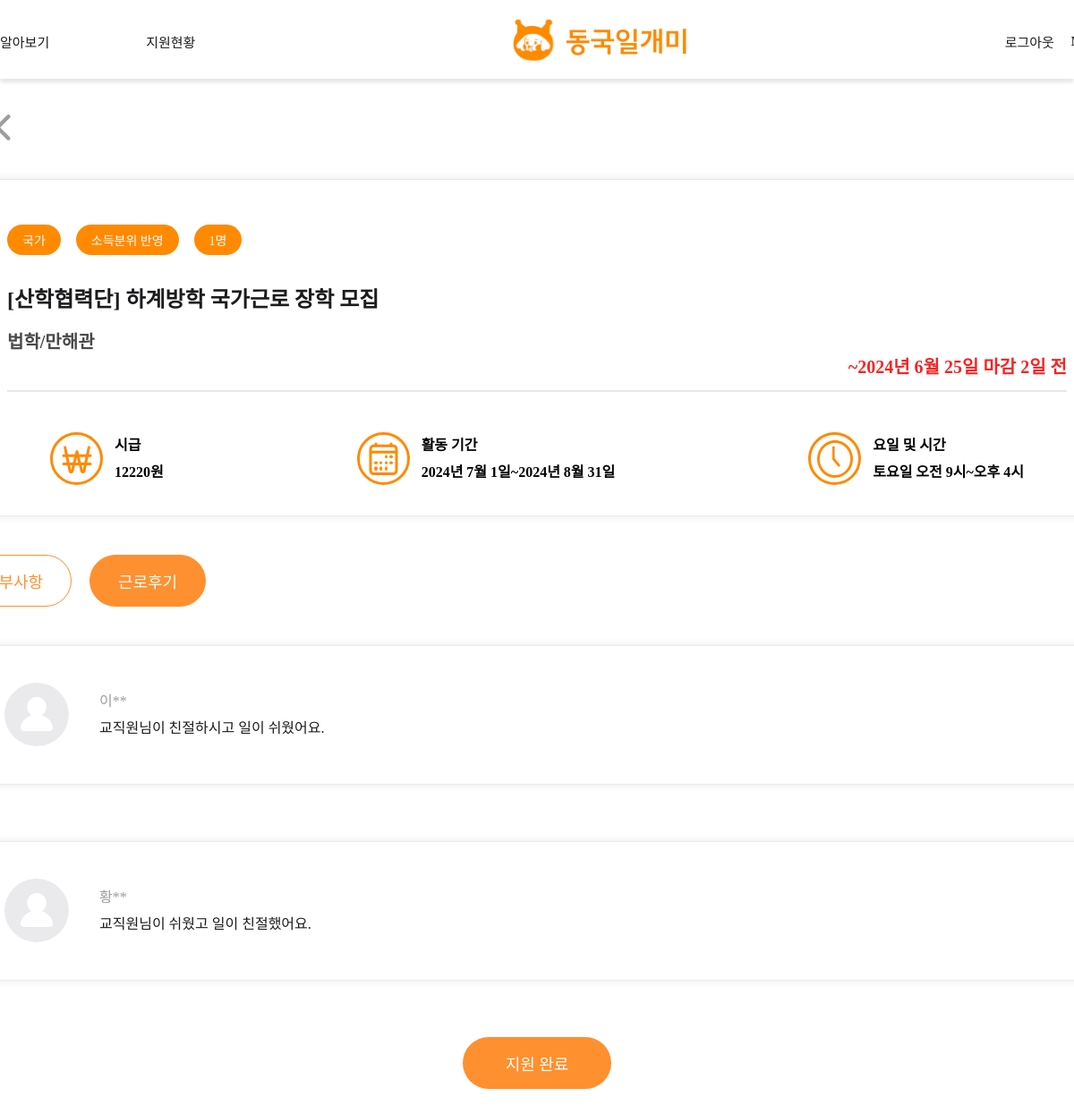
Page /post-detail-review/26 (signed in) on the committed database.
### main/models.py (models this page shows, shortened)
class Post(models.Model):
    writer = models.ForeignKey(User, null=False, blank=False, on_delete=models.CASCADE)
    title = models.CharField(max_length=50)
    organization = models.CharField(max_length=50, null=True)
    department = models.CharField(max_length=50, null=True)
    is_income_bracket = models.PositiveIntegerField(null=False, default=0) #boolean
    start_date = models.DateField(null=True)
    end_date = models.DateField(null=True)
    deadline = models.DateField(null=True)
    day_left = models.IntegerField(null=True)
    place = models.CharField(max_length=50, blank=False)
    time = models.TextField(null=False)
    recruitment = models.PositiveIntegerField(default=0)
    wage = models.PositiveIntegerField(null=True, default=0)
    body = models.TextField()
    file = models.ImageField(upload_to="post/", blank=True, null=True)
    pub_date = models.DateTimeField()
    scrap = models.ManyToManyField(User, related_name='scraped', blank=True, default=None)
    scrap_count = models.PositiveIntegerField(default=0)
    applicated_count = models.PositiveIntegerField(default=0)

class Review(models.Model):
    organization = models.CharField(max_length=50, null=True)
    writer = models.ForeignKey(User, null=False, blank=False, on_delete=models.CASCADE)
    content = models.TextField()

### accounts/models.py (models this page shows)
class Profile(models.Model):
    student_or_staff = models.CharField(max_length=20, blank=False)
    user = models.OneToOneField(User, on_delete=models.CASCADE)
    name = models.CharField(max_length=5, blank=False)
    GENDER_M = "male"
    GENDER_F = "female"
    GENDER_CHOICES = (
    	(GENDER_M, "Male"),
        (GENDER_F, "Female"),
    )
    gender = models.CharField(choices=GENDER_CHOICES, max_length=10, blank=True)
    birth = models.DateField(blank=False, null=True)
    photo = models.ImageField(upload_to="user_photo/", blank=True)
    department = models.CharField(max_length=20, blank=True)
    phone = models.CharField(max_length=20, blank=True)
    email = models.CharField(max_length=50, blank=False)
    student_number = models.CharField(max_length=10, blank=False)
    income = models.PositiveIntegerField(null=True, default=0)
    certification_student = models.FileField(upload_to="student_certification/", blank=True)
    certification_staff = models.FileField(upload_to="staff_certification/",blank=True)

### main/views.py (the view)
# urls.py: path('post-detail-review/<int:post_id>', post_detail_review, name="post-detail-review"),
def post_detail_review(request, post_id):
    if request.user.is_authenticated:
        post = get_object_or_404(Post, pk=post_id)
        applications = post.applications.all()
        applied_users = [application.writer for application in applications]
        reviews = Review.objects.filter(organization=post.organization)
        return render(request, 'main/post_detail_review.html', {'post':post,'applied_users': applied_users, 'reviews':reviews})
    return redirect('accounts:login')

### main/templates/main/post_detail_review.html (shortened to what this page needs)
{% extends 'base.html' %}
{% load static %}
{% block content %}
<link
    rel="stylesheet"
    type="text/css"
    href="{% static 'css/main/post_detail.css'%}"
/>
<div class="detailpageScreen">
    <div class="backBtn">
        <a href="javascript:history.back()" class="backBtnAtag">
            <img src="{% static 'images/icons/back.svg' %}" />
        </a>
    </div>
    <div class="detailpageFrame">
        <div class="detailBox1">
            <div class="box1Frame">
                <div class="box1TopFrame">
                    <div class="box1IndexFrame">
                        <div class="box1Index"><span class="box1IndexText">{{post.department}}</span></div>
                        <div class="box1Index">
                            {% if post.is_income_bracket == 0 %}
                                <span class="box1IndexText">소득분위 미반영</span>
                            {% elif post.is_income_bracket == 1 %}
                                <span class="box1IndexText">소득분위 반영</span>
                            {% endif %}
                        </div>
                        <div class="box1Index"><span class="box1IndexText">{{ post.recruitment }}명</span></div>
                    </div>
                </div>
                <div class="box1Content1Frame">
                    <div class="box1TitleFrame">
                        <div class="box1Title">[{{post.organization}}] {{ post.title }}</div>
                        <div class="box1organization">{{post.place}}</div>
                    </div>
                    <div class="deadlineFrame">
                        {% if post.day_left >= 0 %}
                            <div class="deadline">~{{post.deadline}} 마감 {{post.day_left}}일 전</div>
                        {% else %}
                            <div class="deadline">모집마감</div>
                        {% endif %}
                        <div class="box1line"></div>
                    </div>
                    <div class="box1etcFrame">
                        <div class="etcWage">
                            <img src="{% static 'images/icons/money.svg' %}" />
                            <div class="etcText">시급<br>{{ post.wage }}원</div>
                        </div>
                        <div class="etcDate">
                            <img src="{% static 'images/icons/period.svg' %}" />
                            <div class="etcText">활동 기간<br>{{post.start_date}}~{{post.end_date}}</div>
                        </div>
                        <div class="etcTime">
                            <img src="{% static 'images/icons/date.svg' %}" />
                            <div class="etcText">요일 및 시간
                                <br>
                                {{post.time}}
                            </div>
                        </div>
                    </div>
                </div>
            </div>
        </div>
        <div class="detailBox2Frame">
            <div class="index">
                <a href="{% url 'main:post-detail' post.id %}">
                    <button class="indexB" id="detail" >세부사항</button>
                </a>
                <a href="{% url 'main:post-detail-review' post.id %}">
                    <button class="indexB" id="review" style="background-color: #FE902F; color: #FFFDFB;">근로후기</button>
                </a>
            </div>
            {% for review in reviews %}
                <div class="detailBox2" style="height: 156px; display: flex; justify-content: center; align-items: center;">
                    <div class="box2Frame" style=" display: flex; flex-direction: row; gap:34px; "  >
                        <div class="reImg" style>
                            <img src="{% static 'images/icons/Component4.svg' %}" />
                        </div>
                        <div  class="reviewtext" style="height:100%; display: flex; flex-direction: column; justify-content: center; align-items: flex-start;">
                            <div id="nAme" style="display: flex;">{{review.writer.profile.name.0 }}**</div>
                            <div id="reView"style="display: flex;">{{review.content}}</div>
                        </div>
                    </div>
                </div>
            {% endfor %}
        </div>
        {% if user.profile.student_or_staff == 'student' %}
            {% if post.day_left >= 0 %}
                {% if user not in applied_users %}
                    <div class="applyBtn">
                        <a href="{% url 'main:apply' post.id %}" class="applyBtnAtag">
                            <span class="applyBtnContent">
                                지원하기
                                <svg xmlns="http://www.w3.org/2000/svg" width="24" height="25" viewBox="0 0 24 25" fill="none">
                                    <path d="M6.5 17.9897L18.3647 6.125M18.3647 6.125H7.50011M18.3647 6.125V15.9888" stroke="#FFFDFB" stroke-width="2" stroke-linecap="round" stroke-linejoin="round"/>
                                </svg>
                            </span>
                        </a>
                    </div>
                {% else %}
                    <div class="applyBtn">
                        <span class="applyBtnContent">
                            지원 완료
                        </span>
                    </div>
                {% endif %}
            {% else %}
                <div class="applyBtn">
                    <span class="applyBtnContent">
                        모집 마감
                    </span>
                </div>
            {% endif %}
        {% endif %}
    </div>
</div>
{% endblock %}

### project/static/css/shared/topnav.css (style rules this page uses)
a { display: inline-block; white-space: nowrap; text-decoration-line: none; }
a { color: inherit; text-decoration: none; }
button { border: none; background-color: #FFF; }

### project/static/css/main/post_detail.css (style rules this page uses)
.detailpageScreen { display: flex; flex-direction: column; width: 1400px; }
.backBtn { display: flex; justify-content: flex-start; width: 52px; height: 52px; flex-shrink: 0; padding-top: 40px; padding-bottom: 20px; padding-left: 45px; }
.detailpageFrame { display: flex; flex-direction: column; align-items: center; width: 100%; gap:43px; }
.detailBox1 { display: flex; width: 1300px; height: 377px; border-radius: 12px; border: 1px solid #EBEBEB; box-shadow: 0px 0px 10px 0px rgba(0, 0, 0, 0.10); padding: 50px 57px; box-sizing: border-box; }
.box1Frame { display: inline-flex; flex-direction: column; align-items: flex-start; width: 100%; height: 100%; }
.box1TopFrame { display: flex; justify-content: space-between; width: 100%; }
.box1IndexFrame { display: flex; align-items: flex-start; gap: 17px; }
.box1Index { display: inline-block; padding: 7px 17px; gap: 8px; border-radius: 30px; background: #FF8A00; }
.box1IndexText { color: #FFFDFB; text-align: center; font-family: "SUITE Variable"; font-size: 14px; font-style: normal; font-weight: 500; line-height: normal; }
.box1Content1Frame { display: flex; flex-direction: column; justify-content: flex-start; width: 100%; }
.box1TitleFrame { display: flex; flex-direction: column; gap:16px; margin-top: 30px; }
.box1Title { color: #1C1C1E; font-family: "SUITE Variable"; font-size: 24px; font-style: normal; font-weight: 600; line-height: normal; }
.box1organization { color: rgba(28, 28, 30, 0.80); font-family: "SUITE Variable"; font-size: 20px; font-style: normal; font-weight: 600; line-height: normal; }
.deadlineFrame { display: flex; flex-direction: column; align-items: flex-end; gap: 11px; }
.deadline { color: #F42525; font-family: "SUITE Variable"; font-size: 20px; font-style: normal; font-weight: 700; line-height: 30px; }
.box1line { width: 100%; height: 2px; background:#E8E8E8;; }
.box1etcFrame { display: flex; justify-content: space-between; flex-direction: row; margin-top: 45px; margin-left: 48px; margin-right: 48px; }
.etcWage,.etcDate,.etcTime { display: flex; flex-direction: row; width: auto; height: 59px; justify-content: center; align-items: flex-start; gap: 13px; align-items: center; }
.etcText { color: #000; font-family: "SUITE Variable"; font-size: 16px; font-style: normal; font-weight: 600; line-height: 30px; }
.detailBox2Frame { display: flex; flex-direction: column; width: 1300px; gap:43px; }
.index { display: flex; gap:20px; }
.indexB { display: flex; width: 130px; height: 58px; justify-content: center; align-items: center; gap: 8px; flex-shrink: 0; border-radius: 30px; border: 1px solid #FE902F; background: #FFF; color: #FE902F; text-align: center; font-family: "SUITE Variable"; font-size: 18px; font-style: normal; font-weight: 500; line-height: normal; }
.detailBox2 { width: 1300px; height: 259px; border-radius: 12px; border: 1px solid #EBEBEB; background: #FFF; box-shadow: 0px 0px 10px 0px rgba(0, 0, 0, 0.10); padding: 41px 54px; box-sizing: border-box; margin-bottom: 20px; }
.box2Frame { display: inline-flex; flex-direction: column; align-items: flex-start; width: 100%; height: 100%; gap:16px; }
#nAme { text-align: center; color: #9C9CA1; font-family: "SUITE Variable"; font-size: 16px; font-style: normal; font-weight: 500; line-height: 30px; }
#reView { color: #1C1C1E; text-align: center; font-family: "SUITE Variable"; font-size: 16px; font-style: normal; font-weight: 500; line-height: 30px; }
.applyBtn { display: flex; width: 166px; height: 58px; justify-content: center; align-items: center; gap: 8px; border-radius: 30px; background: #FE902F; margin-bottom: 70px; }
.applyBtnContent { color: #FFFDFB; text-align: center; font-family: "SUITE Variable"; font-size: 18px; font-style: normal; font-weight: 500; line-height: normal; display: flex; align-items: center; }

### project/templates/base.html (style rules this page uses)
body { display: flex; flex-direction: column; min-height: 100vh; margin: 0; }

### rows in the picture
Post: department "국가", recruitment "1", organization "산학협력단", title "하계방학 국가근로 장학 모집", place "법학/만해관", deadline "2024년 6월 25일", day_left "2", wage "12220", start_date "2024년 7월 1일", end_date "2024년 8월 31일", time "토요일 오전 9시~오후 4시"
Review: writer.profile.name.0 "이", content "교직원님이 친절하시고 일이 쉬웠어요."
Review: writer.profile.name.0 "황", content "교직원님이 쉬웠고 일이 친절했어요."
